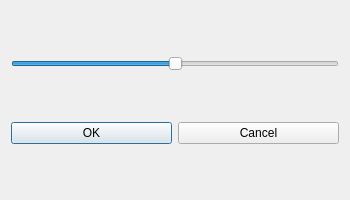
<?xml version="1.0" encoding="UTF-8"?>
<ui version="4.0">
 <class>BrightnessDialog</class>
 <widget class="QDialog" name="BrightnessDialog">
  <property name="geometry">
   <rect>
    <x>0</x>
    <y>0</y>
    <width>350</width>
    <height>200</height>
   </rect>
  </property>
  <property name="sizePolicy">
   <sizepolicy hsizetype="Fixed" vsizetype="Fixed">
    <horstretch>0</horstretch>
    <verstretch>0</verstretch>
   </sizepolicy>
  </property>
  <property name="windowTitle">
   <string>Adjust Brightness</string>
  </property>
  <layout class="QVBoxLayout" name="verticalLayout">
   <item>
    <layout class="QHBoxLayout" name="horizontalLayout_2">
     <item>
      <layout class="QVBoxLayout" name="verticalLayout_2">
       <item>
        <widget class="QSlider" name="horizontalSlider">
         <property name="minimum">
          <number>0</number>
         </property>
         <property name="maximum">
          <number>100</number>
         </property>
         <property name="singleStep">
          <number>1</number>
         </property>
         <property name="value">
          <number>50</number>
         </property>
         <property name="sliderPosition">
          <number>50</number>
         </property>
         <property name="orientation">
          <enum>Qt::Horizontal</enum>
         </property>
        </widget>
       </item>
      </layout>
     </item>
    </layout>
   </item>
   <item>
    <layout class="QHBoxLayout" name="horizontalLayout">
     <item>
      <widget class="QPushButton" name="pushButton_2">
       <property name="text">
        <string>OK</string>
       </property>
      </widget>
     </item>
     <item>
      <widget class="QPushButton" name="pushButton">
       <property name="text">
        <string>Cancel</string>
       </property>
      </widget>
     </item>
    </layout>
   </item>
  </layout>
 </widget>
 <resources/>
 <connections>
  <connection>
   <sender>pushButton</sender>
   <signal>clicked()</signal>
   <receiver>BrightnessDialog</receiver>
   <slot>reject()</slot>
   <hints>
    <hint type="sourcelabel">
     <x>264</x>
     <y>149</y>
    </hint>
    <hint type="destinationlabel">
     <x>264</x>
     <y>181</y>
    </hint>
   </hints>
  </connection>
  <connection>
   <sender>pushButton_2</sender>
   <signal>clicked()</signal>
   <receiver>BrightnessDialog</receiver>
   <slot>accept()</slot>
   <hints>
    <hint type="sourcelabel">
     <x>105</x>
     <y>146</y>
    </hint>
    <hint type="destinationlabel">
     <x>107</x>
     <y>190</y>
    </hint>
   </hints>
  </connection>
 </connections>
</ui>
